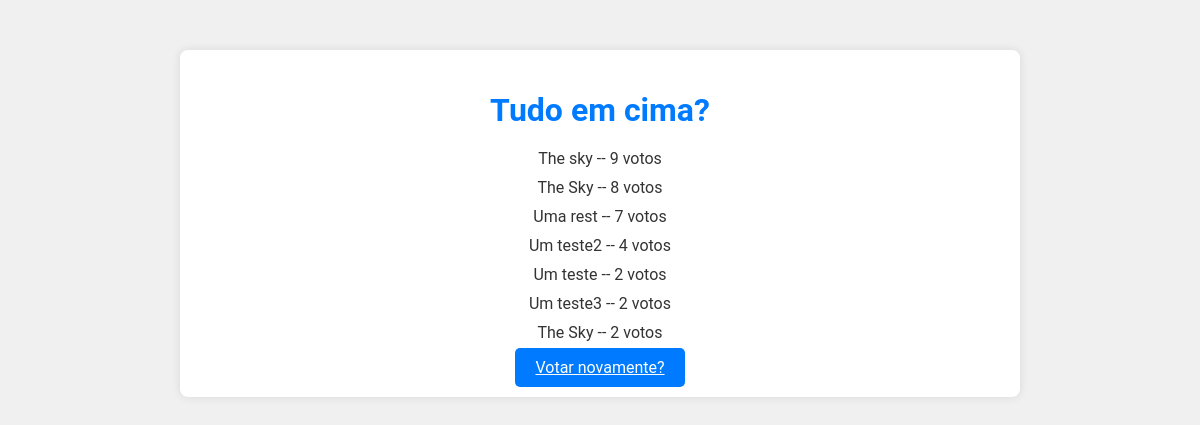
The page /polls/2/results/ on the database as committed earlier.
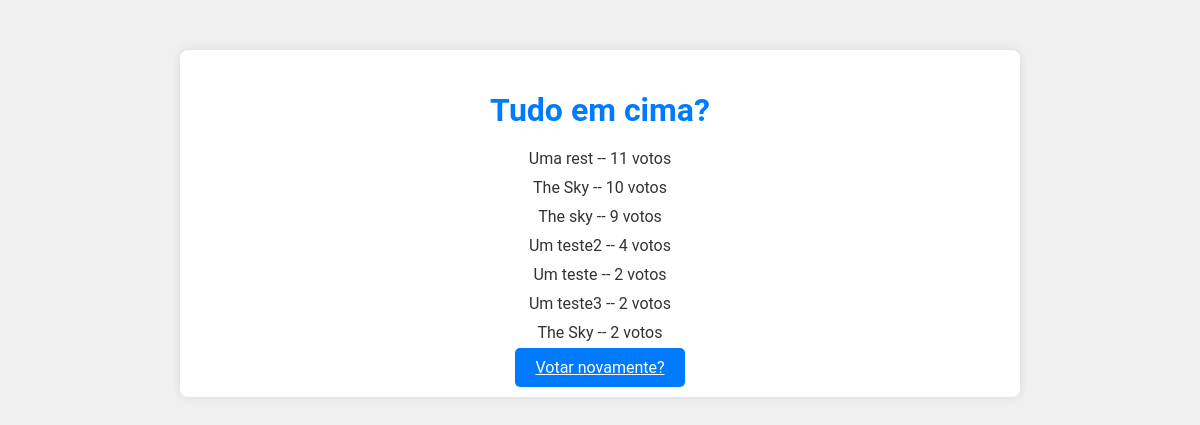
The same page on the database as committed later.
### polls/models.py (models this page shows, shortened)
class Question(models.Model):
    question_text = models.CharField(max_length=200)
    pub_date = models.DateTimeField("date published")

class Choice(models.Model):
    question = models.ForeignKey(Question, on_delete=models.CASCADE)
    choice_text = models.CharField(max_length=200)
    votes = models.IntegerField(default=0)

### polls/views.py (the view)
# urls.py: path("<int:pk>/results/", views.ResultsView.as_view(), name="results"),
class ResultsView(generic.DetailView):
    model = Question
    template_name = "polls/results.html"
    def get_context_data(self, **kwargs):
        context = super().get_context_data(**kwargs)
        question = self.object
        context['ordered_choices'] = question.choice_set.order_by('-votes')
        return context

### polls/templates/polls/results.html
{% load static %}
<link rel="stylesheet" type="text/css" href="{% static 'css/style.css' %}">
<div class="container">
<h1>{{ question.question_text }}</h1>
<ul>
{% for choice in ordered_choices %}
    <li>{{ choice.choice_text }} -- {{ choice.votes }} voto{{ choice.votes|pluralize  }}</li>
{% endfor %}
</ul>
<a class="btn" href="{% url 'polls:detail' question.id %}"> Votar novamente?</a><br>
</div>

### polls/static/css/style.css (style rules this page uses)
.container { width: 80%; max-width: 800px; margin: 50px auto; background-color: #fff; padding: 20px; box-shadow: 0 0 10px rgba(0, 0, 0, 0.1); border-radius: 8px; text-align: center; }
h1 { color: #007BFF; margin-bottom: 20px; }
ul { list-style: none; padding: 0; }
ul li { margin: 10px 0; }
.btn { background-color: #007BFF; color: white; border: none; padding: 10px 20px; font-size: 16px; border-radius: 5px; cursor: pointer; margin-top: 20px; }

Rows that differ between the two databases and show on the page:
changed Choice "Uma rest": votes "7" → "11"; moves up the list
changed Choice (number 2 of 7 on the later page): votes "8" → "10"; moves down the list
